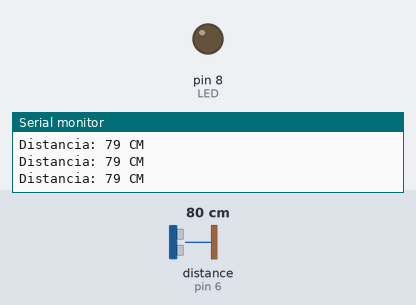
Recording of a sketch running on a simulated Arduino Uno, built with avr-gcc and run on an emulated ATmega328P. Parts: output pins drawn as LEDs (lit = HIGH), the last lines printed to the serial monitor. Wiring (inferred from the names in the program): ultrasonic range finder: trigger pin 7; echo pin 6. Inputs (shaded band) come from the test bench; at power-on: distance to the obstacle (sensor on pin 6) 80 cm. The echo pulse lasts 58.3 µs per cm; pins used as bus, display or sensor lines are not drawn.

Above: at 1.2 s.
1.3 s: distance to the obstacle (sensor on pin 6) set to 17 cm
2.8 s: distance to the obstacle (sensor on pin 6) set to 14 cm
At 3.9 s:
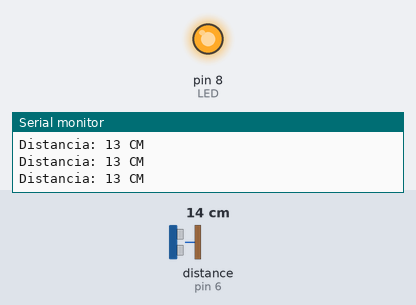
4.3 s: distance to the obstacle (sensor on pin 6) set to 18 cm
At 4.9 s:
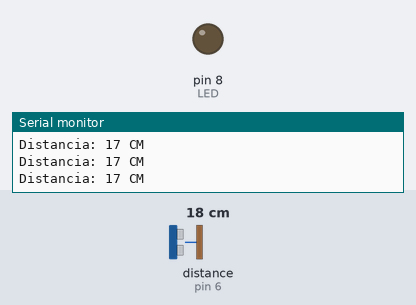
5.8 s: distance to the obstacle (sensor on pin 6) set to 2 cm
At 6.2 s:
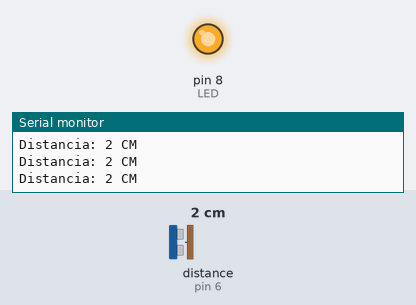
Timing chart, 0 to 8.3 s (numbered marks = the images above; inputs shaded):
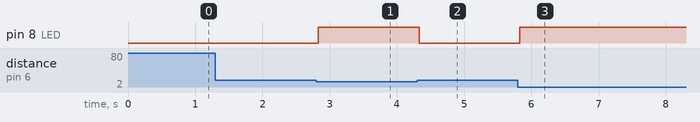

Measured:
- the behaviour switches between 16 and 15 cm on distance to the obstacle (sensor on pin 6) (found by bisection; images 0 and 1)
- after the input at 2.8 s, pin 8 (LED): LOW → HIGH at once
- after the input at 4.3 s, pin 8 (LED): HIGH → LOW at once
- after the input at 5.8 s, pin 8 (LED): LOW → HIGH at once

The sketch:

P6A4-Ultrasonico.ino
```cpp
#define echoPin 6
#define trigPin 7
#define LED 8


long duracion;
int distancia;

void setup() {
  // put your setup code here, to run once:
  pinMode(LED, OUTPUT);

  pinMode(trigPin, OUTPUT);
  pinMode(echoPin,INPUT);

  Serial.begin(9600);
}

void loop() {
  digitalWrite(trigPin, LOW);
  delayMicroseconds(2);

  digitalWrite(trigPin, HIGH);
  delayMicroseconds(10);
  digitalWrite(trigPin,LOW);

  duracion = pulseIn(echoPin, HIGH);

  distancia = duracion * 0.0343 / 2; //Por la velocidad del sonido

  Serial.print("Distancia: ");
  Serial.print(distancia);
  Serial.println(" CM");
  if(distancia < 15){
    digitalWrite(LED, HIGH);
  } else {
    digitalWrite(LED, LOW);
  }
  delay(50);
}
```
